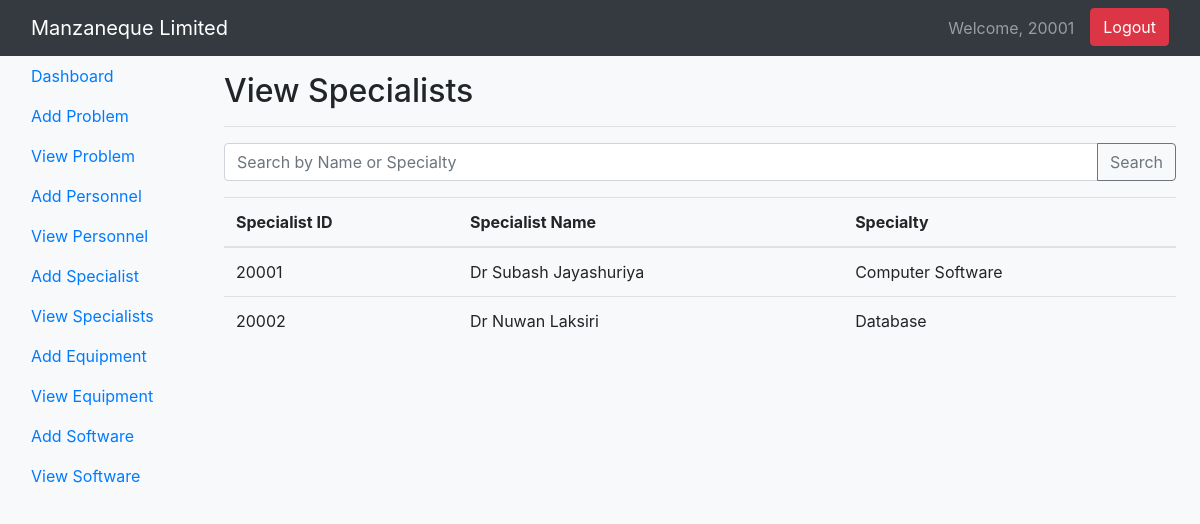
Page /Source_Code/view_specialists.php (signed in) on the committed database.
### tables this page shows
CREATE TABLE IF NOT EXISTS `specialists` (
  `SpecialistID` int NOT NULL,
  `SpecialistName` varchar(255) DEFAULT NULL,
  `Specialty` varchar(255) DEFAULT NULL,
  PRIMARY KEY (`SpecialistID`)
);

### Source_Code/view_specialists.php (the view, shortened to what this page needs)
<?php
$operatorID = $_SESSION['operatorID'];
include('Connection.php');
$searchKeyword = "";
$sql = "SELECT * FROM Specialists WHERE SpecialistName LIKE '%$searchKeyword%' OR Specialty LIKE '%$searchKeyword%'";
$result = $conn->query($sql);
?>
<!DOCTYPE html>
<html lang="en">
<head>
    <link rel="stylesheet" href="https://stackpath.bootstrapcdn.com/bootstrap/4.5.2/css/bootstrap.min.css">
    <link rel="stylesheet" href="styles.css">
</head>
<body>
<nav class="navbar navbar-expand-lg navbar-dark bg-dark">
    <div class="container-fluid">
        <span class="navbar-brand">Manzaneque Limited</span>
        <div class="collapse navbar-collapse" id="navbarNav">
            <ul class="navbar-nav ml-auto">
                <li class="nav-item">
                    <span class="navbar-text mr-3">Welcome, <?php echo $operatorID; ?></span>
                </li>
                <li class="nav-item">
                    <a class="btn btn-danger" href="logout.php">Logout</a>
                </li>
            </ul>
        </div>
    </div>
</nav>
<div class="container-fluid">
    <div class="row">
        <nav id="sidebar" class="col-md-3 col-lg-2 d-md-block bg-light sidebar">
            <div class="sidebar-sticky">
                <ul class="nav flex-column">
                    <li class="nav-item">
                        <a class="nav-link" href="dashboard.php">
                            Dashboard
                        </a>
                    </li>
                    <li class="nav-item">
                        <a class="nav-link" href="add_problem.php">
                            Add Problem
                        </a>
                    </li>
                    <li class="nav-item">
                        <a class="nav-link" href="view_problem.php">
                            View Problem
                        </a>
                    </li>
                    <li class="nav-item">
                        <a class="nav-link" href="add_personnel.php">
                            Add Personnel
                        </a>
                    </li>
                    <li class="nav-item">
                        <a class="nav-link" href="view_personnel.php">
                            View Personnel
                        </a>
                    </li>
                    <li class="nav-item">
                        <a class="nav-link" href="add_specialist.php">
                            Add Specialist
                        </a>
                    </li>
                    <li class="nav-item">
                        <a class="nav-link active" href="view_specialists.php">
                            View Specialists
                        </a>
                    </li>
                    <li class="nav-item">
                        <a class="nav-link active" href="add_equipment.php">
                            Add Equipment
                        </a>
                    </li>
                    <li class="nav-item">
                        <a class="nav-link active" href="view_equipment.php">
                            View Equipment
                        </a>
                    </li>
                    <li class="nav-item">
                        <a class="nav-link active" href="add_software.php">
                            Add Software
                        </a>
                    </li>
                    <li class="nav-item">
                        <a class="nav-link active" href="view_software.php">
                            View Software
                        </a>
                    </li>
                </ul>
            </div>
        </nav>
        <main role="main" class="col-md-9 ml-sm-auto col-lg-10 px-md-4">
            <div class="d-flex justify-content-between flex-wrap flex-md-nowrap align-items-center pt-3 pb-2 mb-3 border-bottom">
                <h1 class="h2">View Specialists</h1>
            </div>
            <form class="mb-3" method="post" action="view_specialists.php">
            <div class="input-group">
                <input type="text" class="form-control" name="searchKeyword" placeholder="Search by Name or Specialty" value="<?php echo $searchKeyword; ?>">
                <div class="input-group-append">
                <button type="submit" class="btn btn-outline-secondary">Search</button>
                </div>
            </div>
            </form>
            <table class="table">
                <thead>
                <tr>
                    <th>Specialist ID</th>
                    <th>Specialist Name</th>
                    <th>Specialty</th>
                </tr>
                </thead>
                <tbody>
                <?php
                while ($row = $result->fetch_assoc()):
                    ?>
                    <tr>
                        <td><?php echo $row['SpecialistID']; ?></td>
                        <td><?php echo $row['SpecialistName']; ?></td>
                        <td><?php echo $row['Specialty']; ?></td>
                    </tr>
                <?php endwhile; ?>
                </tbody>
            </table>
        </main>
    </div>
</div>
</body>
</html>

### Source_Code/styles.css (style rules this page uses)
body { background-color: #f8f9fa; }

### rows in the picture
specialists: SpecialistID "20001", SpecialistName "Dr Subash Jayashuriya", Specialty "Computer Software"
specialists: SpecialistID "20002", SpecialistName "Dr Nuwan Laksiri", Specialty "Database"

### other values in the picture
$operatorID "20001"
